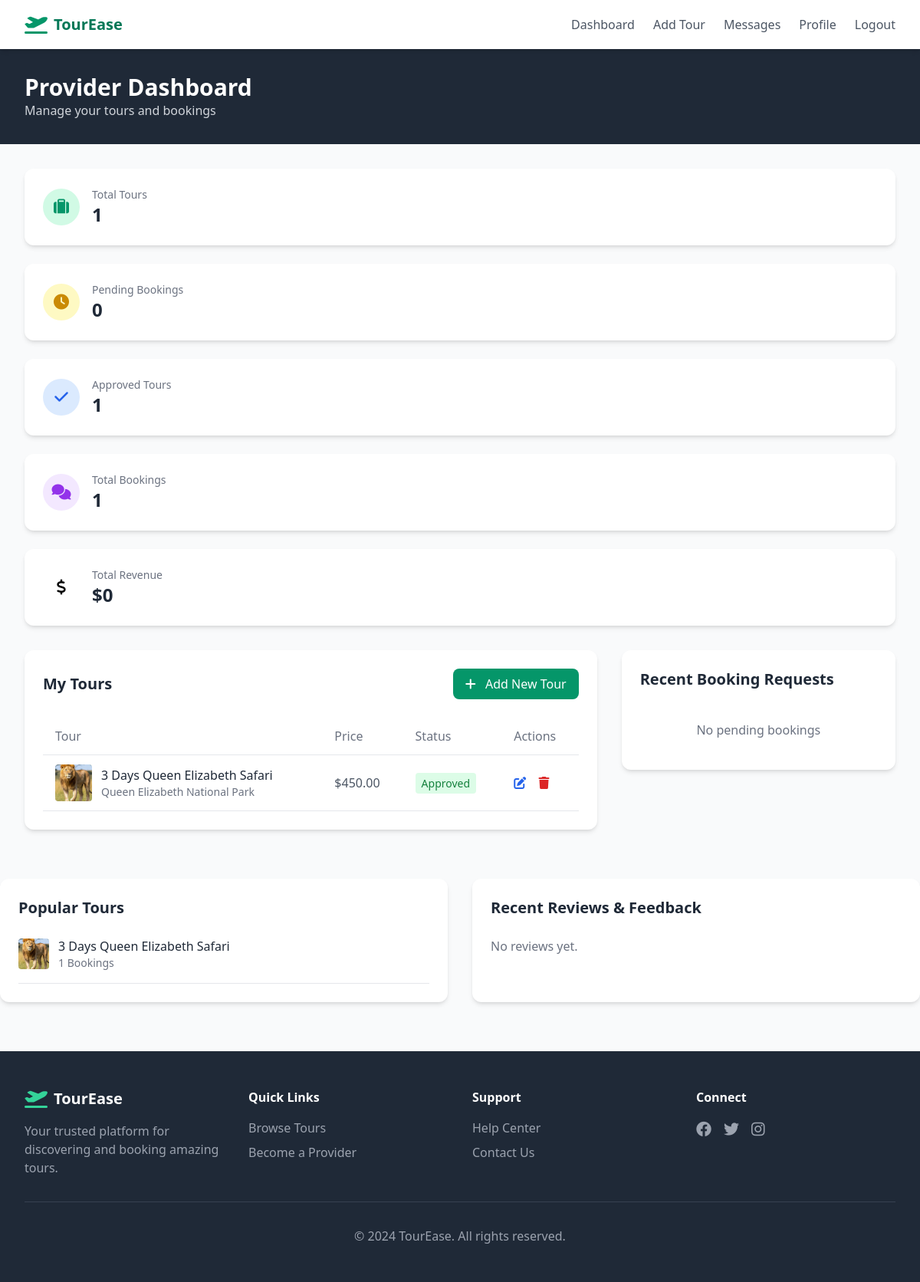
Screenshot of /dashboard/ (signed in) with the database file from the repository.
### tours/models.py (models this page shows, shortened)
class TourPackage(models.Model):
    TOUR_TYPE_CHOICES = [
        ('adventure', 'Adventure'),
        ('luxury', 'Luxury'),
        ('budget', 'Budget'),
        ('cultural', 'Cultural'),
        ('wildlife', 'Wildlife'),
        ('beach', 'Beach'),
    ]
    company = models.ForeignKey(
        settings.AUTH_USER_MODEL,
        on_delete=models.CASCADE,
        related_name='tour_packages'
    )
    title = models.CharField(max_length=200)
    description = models.TextField()
    location = models.CharField(max_length=200)
    price = models.DecimalField(max_digits=10, decimal_places=2)
    duration_days = models.PositiveIntegerField()
    max_group_size = models.PositiveIntegerField()
    tour_type = models.CharField(max_length=20, choices=TOUR_TYPE_CHOICES, default='adventure')
    itinerary = models.TextField(help_text="Day-by-day itinerary")
    image = models.FileField(upload_to='tour_images/', blank=True, null=True)
    is_approved = models.BooleanField(default=False)
    is_active = models.BooleanField(default=True)
    created_at = models.DateTimeField(auto_now_add=True)
    updated_at = models.DateTimeField(auto_now=True)

### tours/views.py (the view)
# urls.py: path('dashboard/', views.provider_dashboard, name='provider_dashboard'),
@login_required
def provider_dashboard(request):
    if not request.user.is_provider():
        messages.error(request, 'Access denied')
        return redirect('home')
    tours = TourPackage.objects.filter(company=request.user)
    bookings = BookingRequest.objects.filter(tour__company=request.user).order_by('-created_at')
    pending_bookings = bookings.filter(status='pending')
    total_bookings = bookings.count()
    approved_tours = tours.filter(is_approved=True).count()
    total_users = User.objects.count()
    popular_tours = tours.annotate(num_bookings=Count('bookings')).filter(num_bookings__gt=0).order_by('-num_bookings')[:5]
    total_revenue = bookings.filter(status='completed').aggregate(total=Sum('tour__price'))['total'] or 0
    recent_reviews = Review.objects.filter(tour__company=request.user).order_by('-created_at')[:5]
    context = {
        'tours': tours,
        'bookings': bookings[:10],
        'pending_bookings': pending_bookings,
        'total_bookings': total_bookings,
        'approved_tours': approved_tours,
        'total_users': total_users,
        'popular_tours': popular_tours,
        'total_revenue': total_revenue,
        'recent_reviews': recent_reviews,
    }
    return render(request, 'tours/provider_dashboard.html', context)

### accounts/models.py (called while the page is built)
    def is_provider(self):
        return self.role == 'provider'

### templates/tours/provider_dashboard.html (shortened to what this page needs)
{% extends 'base.html' %}
{% block content %}
<div class="bg-gray-800 py-8">
    <div class="max-w-7xl mx-auto px-4 sm:px-6 lg:px-8">
        <h1 class="text-3xl font-bold text-white">Provider Dashboard</h1>
        <p class="text-gray-300">Manage your tours and bookings</p>
    </div>
</div>
<div class="max-w-7xl mx-auto px-4 sm:px-6 lg:px-8 py-8">
    <div class="grid grid-cols-1 md:grid-cols-5 gap-6 mb-8">
        <div class="bg-white rounded-xl shadow-md p-6">
            <div class="flex items-center">
                <div class="w-12 h-12 bg-emerald-100 rounded-full flex items-center justify-center">
                    <i class="fas fa-suitcase text-emerald-600 text-xl"></i>
                </div>
                <div class="ml-4">
                    <p class="text-sm text-gray-500">Total Tours</p>
                    <p class="text-2xl font-bold text-gray-800">{{ tours.count }}</p>
                </div>
            </div>
        </div>
        <div class="bg-white rounded-xl shadow-md p-6">
            <div class="flex items-center">
                <div class="w-12 h-12 bg-yellow-100 rounded-full flex items-center justify-center">
                    <i class="fas fa-clock text-yellow-600 text-xl"></i>
                </div>
                <div class="ml-4">
                    <p class="text-sm text-gray-500">Pending Bookings</p>
                    <p class="text-2xl font-bold text-gray-800">{{ pending_bookings.count }}</p>
                </div>
            </div>
        </div>
        <div class="bg-white rounded-xl shadow-md p-6">
            <div class="flex items-center">
                <div class="w-12 h-12 bg-blue-100 rounded-full flex items-center justify-center">
                    <i class="fas fa-check text-blue-600 text-xl"></i>
                </div>
                <div class="ml-4">
                    <p class="text-sm text-gray-500">Approved Tours</p>
                    <p class="text-2xl font-bold text-gray-800">{{ approved_tours }}</p>
                </div>
            </div>
        </div>
        <div class="bg-white rounded-xl shadow-md p-6">
            <div class="flex items-center">
                <div class="w-12 h-12 bg-purple-100 rounded-full flex items-center justify-center">
                    <i class="fas fa-comments text-purple-600 text-xl"></i>
                </div>
                <div class="ml-4">
                    <p class="text-sm text-gray-500">Total Bookings</p>
                    <p class="text-2xl font-bold text-gray-800">{{ total_bookings }}</p>
                </div>
            </div>
        </div>
        <div class="bg-white rounded-xl shadow-md p-6">
            <div class="flex items-center">
                <div class="w-12 h-12 bg-indigo-100 rounded-full flex items-center justify-center">
                    <i class="fas fa-dollar-sign text-indigo-600 text-xl"></i>
                </div>
                <div class="ml-4">
                    <p class="text-sm text-gray-500">Total Revenue</p>
                    <p class="text-2xl font-bold text-gray-800">${{ total_revenue }}</p>
                </div>
            </div>
        </div>
    </div>
    <div class="grid grid-cols-1 lg:grid-cols-3 gap-8">
        <div class="lg:col-span-2">
            <div class="bg-white rounded-xl shadow-md p-6">
                <div class="flex items-center justify-between mb-6">
                    <h2 class="text-xl font-bold text-gray-800">My Tours</h2>
                    <a href="{% url 'create_tour' %}" class="bg-emerald-600 text-white px-4 py-2 rounded-lg hover:bg-emerald-700 transition">
                        <i class="fas fa-plus mr-2"></i> Add New Tour
                    </a>
                </div>
                {% if tours %}
                <div class="overflow-x-auto">
                    <table class="w-full">
                        <thead>
                            <tr class="border-b">
                                <th class="text-left py-3 px-4 text-gray-500 font-medium">Tour</th>
                                <th class="text-left py-3 px-4 text-gray-500 font-medium">Price</th>
                                <th class="text-left py-3 px-4 text-gray-500 font-medium">Status</th>
                                <th class="text-left py-3 px-4 text-gray-500 font-medium">Actions</th>
                            </tr>
                        </thead>
                        <tbody>
                            {% for tour in tours %}
                            <tr class="border-b hover:bg-gray-50">
                                <td class="py-3 px-4">
                                    <div class="flex items-center">
                                        {% if tour.image %}
                                        <img src="{{ tour.image.url }}" class="w-12 h-12 object-cover rounded mr-3">
                                        {% else %}
                                        <div class="w-12 h-12 bg-gray-200 rounded mr-3 flex items-center justify-center">
                                            <i class="fas fa-image text-gray-400"></i>
                                        </div>
                                        {% endif %}
                                        <div>
                                            <p class="font-medium text-gray-800">{{ tour.title }}</p>
                                            <p class="text-sm text-gray-500">{{ tour.location }}</p>
                                        </div>
                                    </div>
                                </td>
                                <td class="py-3 px-4 text-gray-600">${{ tour.price }}</td>
                                <td class="py-3 px-4">
                                    {% if tour.is_approved %}
                                    <span class="bg-green-100 text-green-700 px-2 py-1 rounded text-sm">Approved</span>
                                    {% else %}
                                    <span class="bg-yellow-100 text-yellow-700 px-2 py-1 rounded text-sm">Pending</span>
                                    {% endif %}
                                </td>
                                <td class="py-3 px-4">
                                    <a href="{% url 'edit_tour' tour.id %}" class="text-blue-600 hover:text-blue-800 mr-3"><i class="fas fa-edit"></i></a>
                                    <a href="{% url 'delete_tour' tour.id %}" class="text-red-600 hover:text-red-800" onclick="return confirm('Are you sure?')"><i class="fas fa-trash"></i></a>
                                </td>
                            </tr>
                            {% endfor %}
                        </tbody>
                    </table>
                </div>
                {% else %}
                <p class="text-center text-gray-500 py-8">No tours yet. Create your first tour!</p>
                {% endif %}
            </div>
        </div>
        <div class="lg:col-span-1">
            <div class="bg-white rounded-xl shadow-md p-6">
                <h2 class="text-xl font-bold text-gray-800 mb-6">Recent Booking Requests</h2>
                {% if pending_bookings %}
                <div class="space-y-4">
                    {% for booking in pending_bookings %}
                    <div class="border rounded-lg p-4">
                        <div class="flex items-center justify-between mb-2">
                            <span class="font-medium text-gray-800">{{ booking.user.username }}</span>
                            <span class="text-sm text-gray-500">{{ booking.created_at|date:"M d" }}</span>
                        </div>
                        <p class="text-gray-600 text-sm mb-2">{{ booking.tour.title }}</p>
                        <p class="text-sm text-gray-500 mb-3">{{ booking.number_of_people }} people · {{ booking.travel_date }}</p>
                        <div class="flex gap-2">
                            <a href="{% url 'update_booking_status' booking.id 'approved' %}" class="flex-1 bg-green-500 text-white text-center py-2 rounded hover:bg-green-600 text-sm">Accept</a>
                            <a href="{% url 'update_booking_status' booking.id 'rejected' %}" class="flex-1 bg-red-500 text-white text-center py-2 rounded hover:bg-red-600 text-sm">Reject</a>
                        </div>
                    </div>
                    {% endfor %}
                </div>
                <a href="{% url 'manage_bookings' %}" class="block text-center text-emerald-600 hover:underline mt-4">View All Bookings</a>
                {% else %}
                <p class="text-center text-gray-500 py-4">No pending bookings</p>
                {% endif %}
            </div>
        </div>
        </div>
    </div>
    <div class="grid grid-cols-1 md:grid-cols-2 gap-8 mt-8">
        <div class="bg-white rounded-xl shadow-md p-6">
            <h2 class="text-xl font-bold text-gray-800 mb-6">Popular Tours</h2>
            {% if popular_tours %}
            <div class="space-y-4">
                {% for tour in popular_tours %}
                <div class="flex items-center justify-between border-b pb-4">
                    <div class="flex items-center">
                        {% if tour.image %}
                        <img src="{{ tour.image.url }}" class="w-10 h-10 object-cover rounded mr-3">
                        {% endif %}
                        <div>
                            <p class="font-medium text-gray-800">{{ tour.title }}</p>
                            <p class="text-sm text-gray-500">{{ tour.num_bookings }} Bookings</p>
                        </div>
                    </div>
                </div>
                {% endfor %}
            </div>
            {% else %}
            <p class="text-gray-500">No bookings yet.</p>
            {% endif %}
        </div>
        <div class="bg-white rounded-xl shadow-md p-6">
            <h2 class="text-xl font-bold text-gray-800 mb-6">Recent Reviews & Feedback</h2>
            {% if recent_reviews %}
            <div class="space-y-4">
                {% for review in recent_reviews %}
                <div class="border rounded-lg p-4">
                    <div class="flex items-center justify-between mb-2">
                        <span class="font-medium text-gray-800">{{ review.user.username }} on {{ review.tour.title }}</span>
                        <span class="text-sm text-yellow-500">{{ review.rating }} ★</span>
                    </div>
                    <p class="text-gray-600 text-sm mb-3">"{{ review.comment }}"</p>
                    {% if review.provider_response %}
                    <div class="bg-gray-50 p-3 rounded text-sm text-gray-700 border-l-4 border-blue-500">
                        <strong>Your Response:</strong> {{ review.provider_response }}
                    </div>
                    {% else %}
                    <form action="{% url 'respond_to_review' review.id %}" method="POST" class="mt-2">
                        {% csrf_token %}
                        <textarea name="provider_response" rows="2" class="w-full border border-gray-300 rounded p-2 text-sm mb-2 focus:ring-blue-500 focus:border-blue-500" placeholder="Write a response..."></textarea>
                        <button type="submit" class="bg-blue-600 text-white px-4 py-1 rounded text-sm hover:bg-blue-700 transition">Reply to Customer</button>
                    </form>
                    {% endif %}
                </div>
                {% endfor %}
            </div>
            {% else %}
            <p class="text-gray-500">No reviews yet.</p>
            {% endif %}
        </div>
    </div>
{% endblock %}

### rows the page displays
TourPackage: image (picture), title "3 Days Queen Elizabeth Safari", location "Queen Elizabeth National Park", price "450.00", is_approved "Approved", num_bookings "1"

### other values shown
{{ tours.count }} "1"
{{ pending_bookings.count }} "0"
{{ approved_tours }} "1"
{{ total_bookings }} "1"
{{ total_revenue }} "0"
